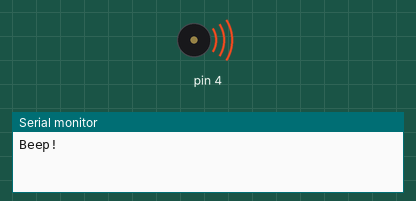
Simulated run of this sketch. Board: Arduino Uno, built with avr-gcc and run on an emulated ATmega328P. Parts: buzzer (waves = sounding), the last lines printed to the serial monitor.

Above: at 0.1 s.
At 1.1 s:
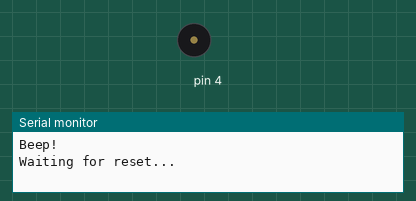
Timing chart, 0 to 2.6 s (numbered marks = the images above):
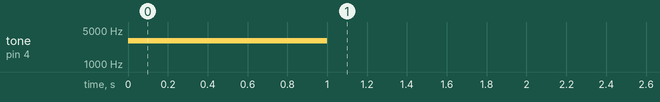

The sketch:

StartResetIndicator.ino
```cpp
/*
 * Robotics with the BOE Shield - StartResetIndicator
 * Test the piezospeaker circuit.
 */

void setup()                                 // Built in initialization block
{
  Serial.begin(9600);
  Serial.println("Beep!");

  tone(4, 3000, 1000);                       // Play tone for 1 second
  delay(1000);                               // Delay to finish tone
}

void loop()                                  // Main loop auto-repeats
{
  Serial.println("Waiting for reset...");
  delay(1000);
}
```
